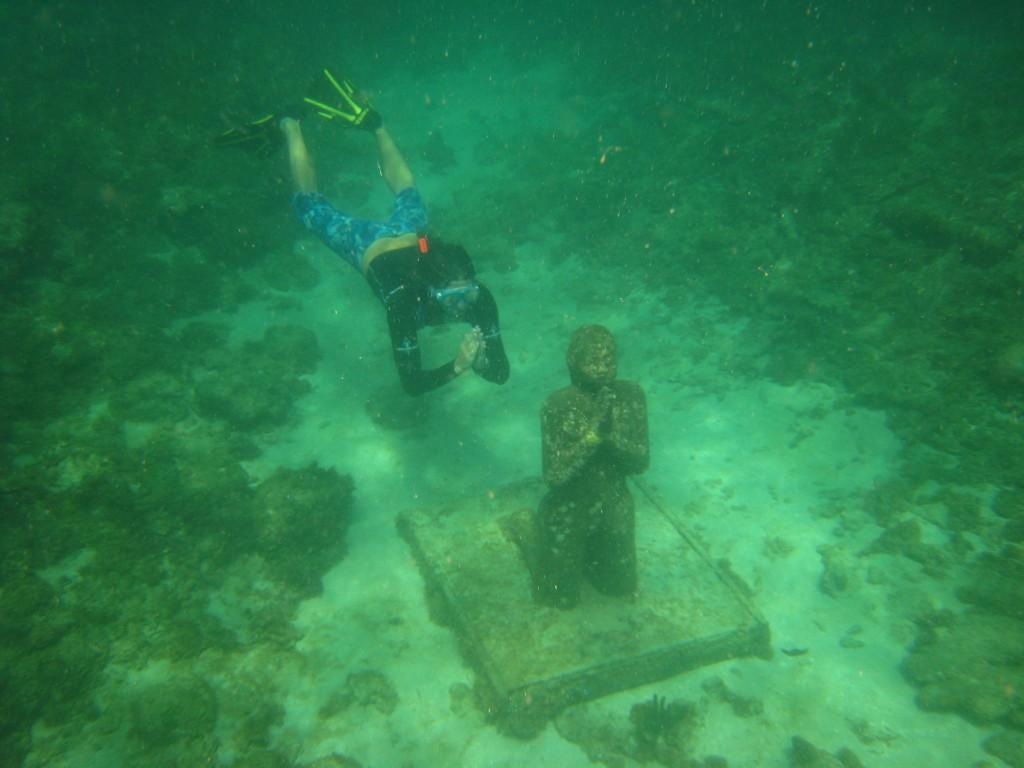
#> input picture datasets/448.jpg, 1024 x 768 px
$ python main.py   (older library calls are emulated)
#> lines starting #> are read from the running program, lines starting #| are printed output that depends on the picture; after the words box and inside, x2 and y2 are one past the last pixel; in counts of white or black regions, pixels touching at a corner belong together
### src/whitebal.py
import cv2
import numpy as np

def white_balance(image):
    result = image.copy()
    lab = cv2.cvtColor(result, cv2.COLOR_BGR2LAB)
    l, a, b = cv2.split(lab)

    avg_a = np.mean(a)
    avg_b = np.mean(b)

    a = a - ((avg_a - 128) * (l / 255.0) * 1.1)
    b = b - ((avg_b - 128) * (l / 255.0) * 1.1)

    lab = cv2.merge([l, a.astype(np.uint8), b.astype(np.uint8)])
    balanced = cv2.cvtColor(lab, cv2.COLOR_LAB2BGR)
    return balanced

### src/decomposition.py
import cv2
import numpy as np

def image_decomposition(image, alpha=0.5):
    """
    Decompose the image into foreground and background components.
    """
    # Normalize image to [0, 1]
    normalized_image = image.astype(np.float32) / 255.0

    # Compute separation critical value k
    max_intensity = np.max(normalized_image)
    k = alpha * normalized_image / max_intensity

    # Compute foreground and background
    foreground = (1 - k) * normalized_image
    background = k * normalized_image

    # Scale back to [0, 255]
    foreground = np.clip(foreground * 255, 0, 255).astype(np.uint8)
    background = np.clip(background * 255, 0, 255).astype(np.uint8)

    return foreground, background

### src/contrast.py
import cv2
import numpy as np

def percentile_maximum_contrast_enhancement(image):

    enhanced_channels = []
    for channel in cv2.split(image):
        channel = channel.astype(np.float32)

        v1 = np.percentile(channel, 0.1)
        v2 = np.percentile(channel, 99.5)


        channel[channel < v1] = v1
        channel[channel > v2] = v2

        enhanced_channel = (channel - np.min(channel)) / (np.max(channel) - np.min(channel))
        enhanced_channels.append(enhanced_channel)


    enhanced_image = cv2.merge(enhanced_channels)
    enhanced_image = (enhanced_image * 255).astype(np.uint8)
    return enhanced_image

### src/dehazing.py
import cv2
import numpy as np

def estimate_atmospheric_light(image):
    """
    Estimate the atmospheric light (A) using regional analysis.

    Parameters:
        image (numpy.ndarray): Input background image.

    Returns:
        numpy.ndarray: Estimated atmospheric light value (3-element array for RGB).
    """
    gray = cv2.cvtColor(image, cv2.COLOR_BGR2GRAY)
    h, w = image.shape[:2]
    half_h, half_w = h // 2, w // 2

    quadrants = {
        "ITL": image[:half_h, :half_w],       # Top-left
        "ITR": image[:half_h, half_w:],      # Top-right
        "IBL": image[half_h:, :half_w],     # Bottom-left
        "IBR": image[half_h:, half_w:]      # Bottom-right
    }

    scores = {}
    for name, quadrant in quadrants.items():
        # Compute mean and standard deviation for each channel
        means = [np.mean(quadrant[:, :, c]) for c in range(3)]  # R, G, B channels
        stds = [np.std(quadrant[:, :, c]) for c in range(3)]    # R, G, B channels

        # Calculate the score for the region
        score = sum(means[c] - stds[c] for c in range(3))
        scores[name] = score

    # Select the quadrant with the highest score
    best_quadrant_name = max(scores, key=scores.get)
    best_quadrant = quadrants[best_quadrant_name]

    # Find the pixel closest to white (255, 255, 255) in the selected quadrant
    min_distance = float('inf')
    atmospheric_light = None

    for i in range(best_quadrant.shape[0]):
        for j in range(best_quadrant.shape[1]):
            pixel = best_quadrant[i, j]
            distance = np.linalg.norm(pixel - np.array([255, 255, 255]))
            if distance < min_distance:
                min_distance = distance
                atmospheric_light = pixel

    return atmospheric_light

def estimate_transmission_map(image, patch_size=15):
    """
    Estimate the transmission map using block-based minima.

    Parameters:
        image (numpy.ndarray): Input background image.
        patch_size (int): Size of the block for transmission map estimation.

    Returns:
        numpy.ndarray: Estimated transmission map.
    """
    gray = cv2.cvtColor(image, cv2.COLOR_BGR2GRAY)
    h, w = image.shape[:2]
    t_map = np.zeros((h, w), dtype=np.float32)

    # Segment the image into blocks of size `patch_size`
    for i in range(0, h, patch_size):
        for j in range(0, w, patch_size):
            block = gray[i:i+patch_size, j:j+patch_size]
            t_map[i:i+patch_size, j:j+patch_size] = 1 - np.min(block) / np.max(gray)

    return t_map

def optimize_transmission_map(image, t_map, A, lambda_=10, r=16, eps=1e-3):
    """
    Optimize the transmission map using guided filtering.

    Parameters:
        image (numpy.ndarray): Input background image.
        t_map (numpy.ndarray): Initial transmission map.
        A (float): Estimated atmospheric light.
        lambda_ (float): Regularization parameter.
        r (int): Radius for guided filtering.
        eps (float): Small value to avoid division by zero.

    Returns:
        numpy.ndarray: Optimized transmission map.
    """
    refined_t_map = guided_filter(image, t_map, radius=r, epsilon=eps)
    return refined_t_map

def guided_filter(image, p, radius=5, epsilon=1e-3):
    """
    Applies a guided filter to refine the input image.

    Parameters:
        image (numpy.ndarray): The guidance image (grayscale or color).
        p (numpy.ndarray): The input image to be filtered (grayscale).
        radius (int): Radius of the guided filter window.
        epsilon (float): Regularization parameter to avoid division by zero.

    Returns:
        numpy.ndarray: The filtered image.
    """
    # Convert inputs to float32
    image = image.astype(np.float32)
    p = p.astype(np.float32)

    # Convert image to grayscale if it's a 3-channel image
    if len(image.shape) == 3:  # Check if image is RGB
        image = cv2.cvtColor(image, cv2.COLOR_BGR2GRAY)

    # Compute mean of image and p within the window
    mean_image = cv2.boxFilter(image, -1, (radius, radius))
    mean_p = cv2.boxFilter(p, -1, (radius, radius))

    # Compute correlation terms
    mean_ip = cv2.boxFilter(image * p, -1, (radius, radius))
    corr_ip = mean_ip - mean_image * mean_p

    # Compute variance of the image
    mean_ii = cv2.boxFilter(image * image, -1, (radius, radius))
    var_image = mean_ii - mean_image * mean_image

    # Compute the coefficients a and b
    a = corr_ip / (var_image + epsilon)
    b = mean_p - a * mean_image

    # Compute mean of a and b
    mean_a = cv2.boxFilter(a, -1, (radius, radius))
    mean_b = cv2.boxFilter(b, -1, (radius, radius))

    # Compute the output
    q = mean_a * image + mean_b
    return q


# Step 6: Multilayer Transmission Map Estimated Dehazing
def multilayer_transmission_map_dehazing(image, A, t_map):
    """
    Perform dehazing using the atmospheric scattering model.

    Parameters:
        image (numpy.ndarray): Input background image.
        A (numpy.ndarray): Estimated atmospheric light (3-element array for RGB).
        t_map (numpy.ndarray): Estimated transmission map.

    Returns:
        numpy.ndarray: Dehazed image.
    """
    J = np.zeros_like(image, dtype=np.float32)
    for c in range(3):  # RGB channels
        J[:, :, c] = (image[:, :, c] - A[c] * (1 - t_map)) / t_map
        J[:, :, c][t_map == 0] = 0  # Avoid division by zero

    J = np.clip(J, 0, 255).astype(np.uint8)
    return J

### src/fusion.py
import cv2
import numpy as np

def compute_entropy(image):
    gray = cv2.cvtColor(image, cv2.COLOR_BGR2GRAY)
    hist = cv2.calcHist([gray], [0], None, [256], [0,256])
    hist /= hist.sum()
    entropy = -np.sum(hist * np.log2(hist + 1e-6))
    return entropy

def fuse_images(img1, img2):
    e1 = compute_entropy(img1)
    e2 = compute_entropy(img2)
    fused = (e1 * img1 + e2 * img2) / (e1 + e2)
    return fused.astype(np.uint8)

### src/hsi.py
import cv2
import numpy as np

def enhance_image_colors(image, saturation_scale=1.5):

    img_hsv = cv2.cvtColor(image, cv2.COLOR_BGR2HSV).astype(np.float32)

    h, s, v = cv2.split(img_hsv)


    black_mask = v < 30
    white_gray_mask = (v > 200) & (s < 20)
    exclude_mask = black_mask | white_gray_mask

    s = s * saturation_scale
    s = np.clip(s, 0, 255)

    original_s = img_hsv[..., 1]
    s[exclude_mask] = original_s[exclude_mask]


    enhanced_hsv = cv2.merge([h, s, v]).astype(np.uint8)
    enhanced_bgr = cv2.cvtColor(enhanced_hsv, cv2.COLOR_HSV2BGR)

    return enhanced_bgr

### src/main.py
import cv2
import numpy as np
from whitebal import white_balance
from decomposition import image_decomposition
from contrast import percentile_maximum_contrast_enhancement
from dehazing import multilayer_transmission_map_dehazing, optimize_transmission_map ,estimate_transmission_map ,estimate_atmospheric_light
from fusion import fuse_images
from hsi import enhance_image_colors
from skimage.filters import sobel
from skimage import color

import cv2
import numpy as np

def edge_intensity(image):
    gray = cv2.cvtColor(image, cv2.COLOR_BGR2GRAY)
    sobel_x = cv2.Sobel(gray, cv2.CV_64F, 1, 0, ksize=3)
    sobel_y = cv2.Sobel(gray, cv2.CV_64F, 0, 1, ksize=3)
    magnitude = np.sqrt(sobel_x**2 + sobel_y**2)
    return np.mean(magnitude)

def average_gradient(image):
    gray = cv2.cvtColor(image, cv2.COLOR_BGR2GRAY)
    gy, gx = np.gradient(gray.astype(np.float64))
    ag = np.mean(np.sqrt(gx**2 + gy**2))
    return ag

def information_entropy(image):
    gray = cv2.cvtColor(image, cv2.COLOR_BGR2GRAY)
    hist = cv2.calcHist([gray], [0], None, [256], [0, 256])
    hist = hist.ravel() / hist.sum()
    entropy = -np.sum(hist * np.log2(hist + 1e-8))
    return entropy

def colorfulness_contrast_fog_density(image):
    R, G, B = image[:,:,2], image[:,:,1], image[:,:,0]
    rg = R - G
    yb = 0.5 * (R + G) - B

    std_rg = np.std(rg)
    std_yb = np.std(yb)
    mean_rg = np.mean(rg)
    mean_yb = np.mean(yb)

    colorfulness = np.sqrt(std_rg**2 + std_yb**2) + 0.3 * np.sqrt(mean_rg**2 + mean_yb**2)

    contrast = np.std(cv2.cvtColor(image, cv2.COLOR_BGR2GRAY))

    ccf = (colorfulness * 0.6 + contrast * 0.4)
    return ccf

def evaluate_image(image):
    ei = edge_intensity(image)
    ag = average_gradient(image)
    ie = information_entropy(image)
    ccf = colorfulness_contrast_fog_density(image)

    print("===== Image Evaluation Metrics =====")
    print(f"Edge Intensity (EI):                 {ei:.2f} ")
    print(f"Average Gradient (AG):              {ag:.2f} ")
    print(f"Information Entropy (IE):           {ie:.2f} ")
    print(f"Colorfulness Contrast Fog Index:    {ccf:.2f} ")

def compute_entropy(image):
    gray = cv2.cvtColor(image, cv2.COLOR_BGR2GRAY)
    hist = cv2.calcHist([gray], [0], None, [256], [0,256])
    hist /= hist.sum()
    entropy = -np.sum(hist * np.log2(hist + 1e-6))  # Avoid log(0)
    return entropy

def compute_saturation_mean(image):
    hsv = cv2.cvtColor(image, cv2.COLOR_BGR2HSV)
    saturation = hsv[:, :, 1]
    return np.mean(saturation)

def compute_contrast(image):
    gray = cv2.cvtColor(image, cv2.COLOR_BGR2GRAY)
    return np.std(gray)

def compute_white_balance_channels(image):
    lab = cv2.cvtColor(image, cv2.COLOR_BGR2LAB)
    _, a, b = cv2.split(lab)
    return np.mean(a), np.mean(b)

def compute_sobel_edge_strength(image):
    gray = cv2.cvtColor(image, cv2.COLOR_BGR2GRAY).astype(np.float32) / 255.0
    edge_strength = sobel(gray)
    return np.mean(edge_strength) * 255

def compare_images(original, enhanced):
    print("===== Image Comparison Metrics =====")
    print(f"Color Saturation Mean:\t\tOriginal = {compute_saturation_mean(original):.2f}, Enhanced = {compute_saturation_mean(enhanced):.2f}")
    print(f"Contrast (Std Dev):\t\tOriginal = {compute_contrast(original):.2f}, Enhanced = {compute_contrast(enhanced):.2f}")
    print(f"Entropy:\t\t\tOriginal = {compute_entropy(original):.2f}, Enhanced = {compute_entropy(enhanced):.2f}")

    a1, b1 = compute_white_balance_channels(original)
    a2, b2 = compute_white_balance_channels(enhanced)
    print(f"White Balance (A, B):\t\tOriginal = (A={a1:.1f}, B={b1:.1f}), Enhanced = (A={a2:.1f}, B={b2:.1f})")

    print(f"Edge Sharpness (Sobel):\t\tOriginal = {compute_sobel_edge_strength(original):.2f}, Enhanced = {compute_sobel_edge_strength(enhanced):.2f}")

def pcfb_pipeline(input_image_path, output_image_path):
#> called with input_image_path = '../datasets/448.jpg', output_image_path = '../results/enhanced_image.jpg'
    input_image = cv2.imread(input_image_path)
#> input_image is the input picture: shape (768, 1024, 3); mean B, G, R 78.9, 129.1, 44.7

    balanced =white_balance(input_image)
#> in white_balance, `l, a, b = cv2.split(lab)`:
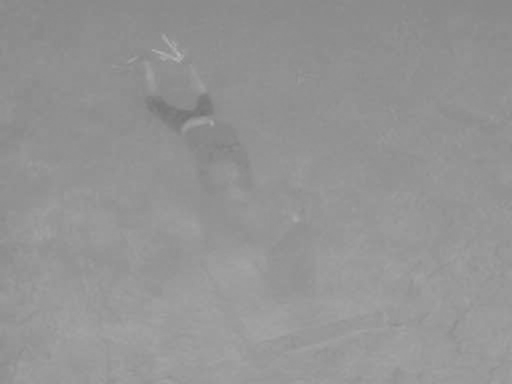
#> b: shape (768, 1024) (shown at 1/2 size); min 115, max 183, mean 147.9
#> in white_balance, `avg_a = np.mean(a)`: avg_a = 91.12
#> in white_balance, `avg_b = np.mean(b)`: avg_b = 147.9
#> in white_balance, `balanced = cv2.cvtColor(lab, cv2.COLOR_LAB2BGR)`:
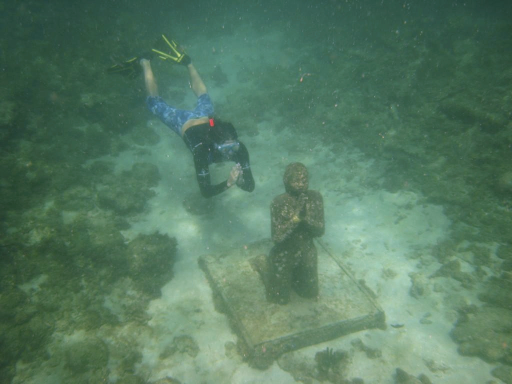
#> balanced: shape (768, 1024, 3) (shown at 1/2 size); mean B, G, R 98.7, 122.3, 86.3
    cv2.imshow('balanced', balanced)

    foreground, background = image_decomposition(balanced)
#> in image_decomposition, `max_intensity = np.max(normalized_image)`: max_intensity = 1
    cv2.imshow('foreground', foreground)
    cv2.imshow('background', background)


    enhanced_foreground = percentile_maximum_contrast_enhancement(foreground)
#> the loop in percentile_maximum_contrast_enhancement, `for channel in cv2.split(image):` made 3 passes
#> (v1, v2) on passes 1 to 3: (41, 115), (57, 121), (34, 111)
#> pass 1, in percentile_maximum_contrast_enhancement, `channel = channel.astype(np.float32)`:
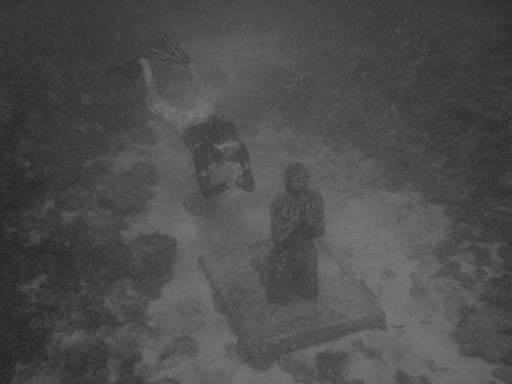
#> channel: shape (768, 1024) float32 (shown at 1/2 size); min 34, max 127, mean 77.2
#> after the loop in percentile_maximum_contrast_enhancement, `for channel in cv2.split(image):`: enhanced_channels = 3 items
#> in percentile_maximum_contrast_enhancement, `enhanced_image = cv2.merge(enhanced_channels)`:
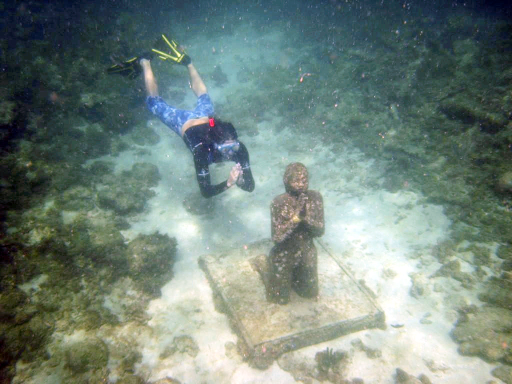
#> enhanced_image: shape (768, 1024, 3) float32 (shown at 1/2 size); mean of channels 0, 1, 2 0.49, 0.522, 0.456; drawn as B, G, R
    cv2.imshow('enhanced_foreground', enhanced_foreground)

    A = estimate_atmospheric_light(background)
#> the loop in estimate_atmospheric_light, `for name, quadrant in quadrants.items():` made 4 passes
#> (name, means, stds, score) on passes 1 to 4: ('ITL', [15.65, 21.86, 8.68], [9.55, 10.29, 6.26], 20.09), ('ITR', [15.46, 23.24, 9.3], [7.61, 9.58, 5.5], 25.31), ('IBL', [20.14, 33.24, 19.18], [13.01, 16.51, 12.65], 30.39), ('IBR', [30.5, 45.31, 27.54], [14.44, 16.97, 12.72], 59.22)
#> after the loop in estimate_atmospheric_light, `for name, quadrant in quadrants.items():`: scores = {'ITL': 20.09, 'ITR': 25.31, 'IBL': 30.39, 'IBR': 59.22}
#> in estimate_atmospheric_light, `best_quadrant_name = max(scores, key=scores.get)`: best_quadrant_name = 'IBR'
#> in estimate_atmospheric_light, `best_quadrant = quadrants[best_quadrant_name]`:
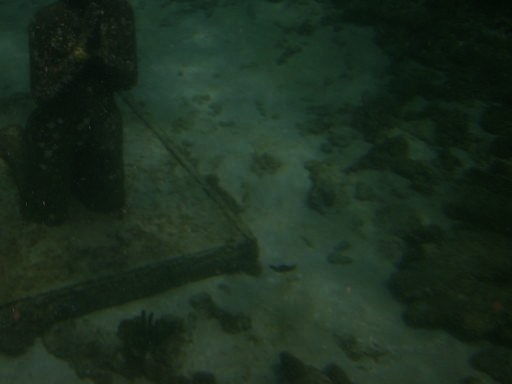
#> best_quadrant: shape (384, 512, 3); mean of channels 0, 1, 2 30.5, 45.3, 27.5; drawn as B, G, R
#> after the loop in estimate_atmospheric_light, `for i in range(best_quadrant.shape[0]):`: atmospheric_light = [74, 93, 63]; min_distance = 309.6
#> A = [74, 93, 63]
    t_map = estimate_transmission_map(background)
    refined_t_map = optimize_transmission_map(background, t_map, A)
    dehazed_background = multilayer_transmission_map_dehazing(background,A, refined_t_map)
    cv2.imshow('dehazed_background', dehazed_background)

    fused_image=fuse_images(enhanced_foreground,dehazed_background)
#> in compute_entropy, `hist = cv2.calcHist([gray], [0], None, [256], [0,256])`: hist = 256 values, max 7794 at index 52, min 102 at index 0, mean 3072
#> in compute_entropy, `hist /= hist.sum()`: hist = 256 values, max 0.00991 at index 52, min 0.00013 at index 0, mean 0.00391
#> in compute_entropy, `entropy = -np.sum(hist * np.log2(hist + 1e-6))`: entropy = 7.85
#> in fuse_images, `e2 = compute_entropy(img2)`: e2 = 4.72

    final_image=enhance_image_colors(fused_image)
#> in enhance_image_colors, `black_mask = v < 30`:
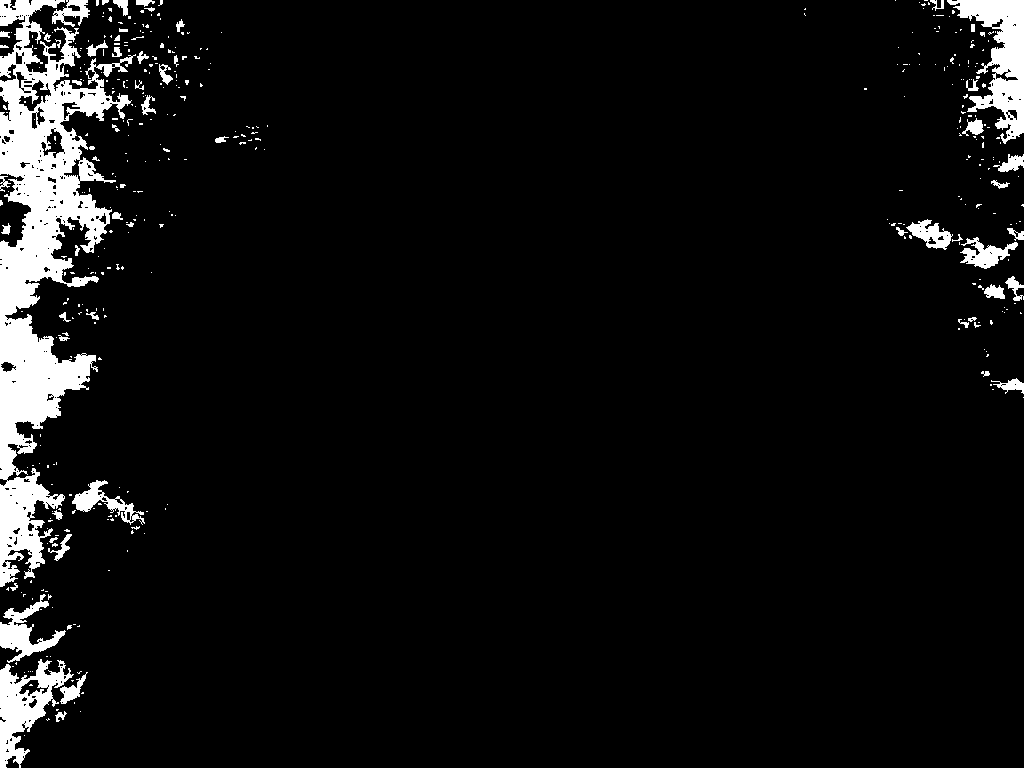
#> black_mask: shape (768, 1024) bool; 6.1% white; 416 white regions (357 under 20 px), largest, box (x1, y1, x2, y2) and area: (0, 0, 136, 587) 29610, (947, 0, 1024, 144) 4796, (0, 659, 74, 768) 3340

    cv2.imshow('fused_image', fused_image)
    cv2.imshow('final_image', final_image)


    evaluate_image(final_image)
#> in evaluate_image, `ei = edge_intensity(image)`: ei = 24.13
#> in average_gradient, `ag = np.mean(np.sqrt(gx**2 + gy**2))`: ag = 3.28
#> in information_entropy, `hist = cv2.calcHist([gray], [0], None, [256], [0, 256])`: hist = 256 values, max 10545 at index 37, min 0 at index 189, mean 3072
#> in information_entropy, `hist = hist.ravel() / hist.sum()`: hist = 256 values, max 0.0134 at index 37, min 0 at index 189, mean 0.00391
#> in information_entropy, `entropy = -np.sum(hist * np.log2(hist + 1e-8))`: entropy = 7.32
#> in colorfulness_contrast_fog_density, `std_rg = np.std(rg)`: std_rg = 64.67
#> in colorfulness_contrast_fog_density, `std_yb = np.std(yb)`: std_yb = 46.75
#> in colorfulness_contrast_fog_density, `mean_rg = np.mean(rg)`: mean_rg = 212.2
#> in colorfulness_contrast_fog_density, `mean_yb = np.mean(yb)`: mean_yb = -19.73
#> in colorfulness_contrast_fog_density, `colorfulness = np.sqrt(std_rg**2 + std_yb**2) + 0.3 * np.sqrt(mean_rg*..`: colorfulness = 143.7
#> in colorfulness_contrast_fog_density, `contrast = np.std(cv2.cvtColor(image, cv2.COLOR_BGR2GRAY))`: contrast = 43.4
#> in colorfulness_contrast_fog_density, `ccf = (colorfulness * 0.6 + contrast * 0.4)`: ccf = 103.6
#| Edge Intensity (EI):                 24.13
#| Average Gradient (AG):              3.28
#| Information Entropy (IE):           7.32
#| Colorfulness Contrast Fog Index:    103.59
    compare_images(input_image, final_image)
#| Color Saturation Mean:		Original = 171.94, Enhanced = 109.89
#| Contrast (Std Dev):		Original = 29.97, Enhanced = 43.40
#> in compute_entropy, `hist = cv2.calcHist([gray], [0], None, [256], [0,256])`: hist = 256 values, max 13325 at index 71, min 0 at index 0, mean 3072
#> in compute_entropy, `hist /= hist.sum()`: hist = 256 values, max 0.0169 at index 71, min 0 at index 0, mean 0.00391
#> in compute_entropy, `entropy = -np.sum(hist * np.log2(hist + 1e-6))`: entropy = 6.76
#| Entropy:			Original = 6.76, Enhanced = 7.32
#> in compare_images, `a1, b1 = compute_white_balance_channels(original)`: a1 = 91.12; b1 = 147.9
#> in compare_images, `a2, b2 = compute_white_balance_channels(enhanced)`: a2 = 117.8; b2 = 132.8
#| White Balance (A, B):		Original = (A=91.1, B=147.9), Enhanced = (A=117.8, B=132.8)
#| Edge Sharpness (Sobel):		Original = 2.82, Enhanced = 4.27

    success =cv2.imwrite(output_image_path, final_image)
    if not success:
        print("Failed to save the image.")
    cv2.waitKey(30000)
    cv2.destroyAllWindows()
    print(f"Enhanced image saved to {output_image_path}")

if __name__ == "__main__":
    input_image_path = "../datasets/448.jpg"
    output_image_path = "../results/enhanced_image.jpg"
    pcfb_pipeline(input_image_path, output_image_path)
